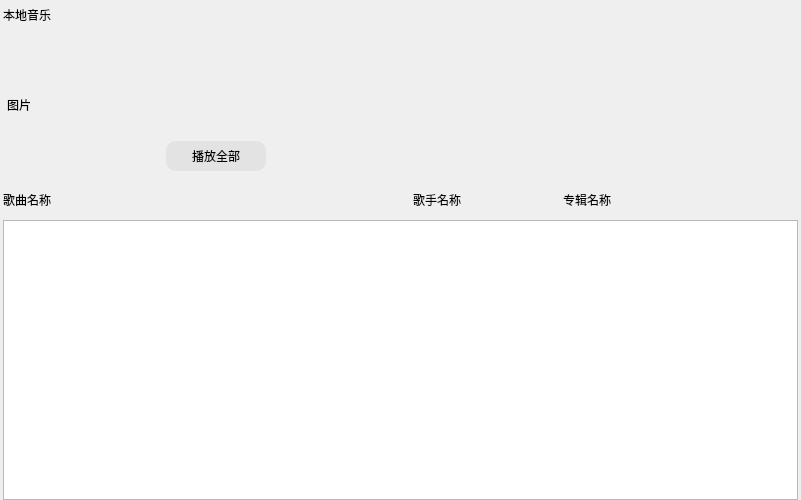
<?xml version="1.0" encoding="UTF-8"?>
<ui version="4.0">
 <class>CommonPage</class>
 <widget class="QWidget" name="CommonPage">
  <property name="geometry">
   <rect>
    <x>0</x>
    <y>0</y>
    <width>801</width>
    <height>500</height>
   </rect>
  </property>
  <property name="windowTitle">
   <string>Form</string>
  </property>
  <layout class="QVBoxLayout" name="verticalLayout">
   <property name="spacing">
    <number>0</number>
   </property>
   <property name="leftMargin">
    <number>3</number>
   </property>
   <property name="topMargin">
    <number>0</number>
   </property>
   <property name="rightMargin">
    <number>3</number>
   </property>
   <property name="bottomMargin">
    <number>0</number>
   </property>
   <item>
    <widget class="QLabel" name="PageTittle">
     <property name="minimumSize">
      <size>
       <width>0</width>
       <height>30</height>
      </size>
     </property>
     <property name="maximumSize">
      <size>
       <width>16777215</width>
       <height>30</height>
      </size>
     </property>
     <property name="text">
      <string>本地音乐</string>
     </property>
    </widget>
   </item>
   <item>
    <widget class="QWidget" name="musicPlayBox" native="true">
     <property name="minimumSize">
      <size>
       <width>0</width>
       <height>150</height>
      </size>
     </property>
     <property name="maximumSize">
      <size>
       <width>16777215</width>
       <height>150</height>
      </size>
     </property>
     <property name="styleSheet">
      <string notr="true"/>
     </property>
     <layout class="QHBoxLayout" name="horizontalLayout">
      <property name="spacing">
       <number>0</number>
      </property>
      <property name="leftMargin">
       <number>4</number>
      </property>
      <property name="topMargin">
       <number>0</number>
      </property>
      <property name="rightMargin">
       <number>0</number>
      </property>
      <property name="bottomMargin">
       <number>0</number>
      </property>
      <item>
       <widget class="QLabel" name="musicImageLabel">
        <property name="minimumSize">
         <size>
          <width>150</width>
          <height>0</height>
         </size>
        </property>
        <property name="maximumSize">
         <size>
          <width>150</width>
          <height>16777215</height>
         </size>
        </property>
        <property name="styleSheet">
         <string notr="true"/>
        </property>
        <property name="text">
         <string>图片</string>
        </property>
       </widget>
      </item>
      <item>
       <widget class="QWidget" name="playAll" native="true">
        <property name="minimumSize">
         <size>
          <width>120</width>
          <height>0</height>
         </size>
        </property>
        <property name="maximumSize">
         <size>
          <width>120</width>
          <height>16777215</height>
         </size>
        </property>
        <property name="styleSheet">
         <string notr="true"/>
        </property>
        <layout class="QVBoxLayout" name="verticalLayout_2">
         <item>
          <spacer name="verticalSpacer">
           <property name="orientation">
            <enum>Qt::Vertical</enum>
           </property>
           <property name="sizeHint" stdset="0">
            <size>
             <width>20</width>
             <height>93</height>
            </size>
           </property>
          </spacer>
         </item>
         <item>
          <widget class="QPushButton" name="playAllBtn">
           <property name="minimumSize">
            <size>
             <width>100</width>
             <height>30</height>
            </size>
           </property>
           <property name="maximumSize">
            <size>
             <width>100</width>
             <height>30</height>
            </size>
           </property>
           <property name="styleSheet">
            <string notr="true">#playAllBtn
{
	background-color:#E3E3E3;
	border-radius:10px;
}

#playAllBtn:hover
{
	background-color:#1ECD97;
}</string>
           </property>
           <property name="text">
            <string>播放全部</string>
           </property>
          </widget>
         </item>
        </layout>
       </widget>
      </item>
      <item>
       <spacer name="horizontalSpacer">
        <property name="orientation">
         <enum>Qt::Horizontal</enum>
        </property>
        <property name="sizeHint" stdset="0">
         <size>
          <width>521</width>
          <height>20</height>
         </size>
        </property>
       </spacer>
      </item>
     </layout>
    </widget>
   </item>
   <item>
    <widget class="QWidget" name="listLabelBox" native="true">
     <property name="minimumSize">
      <size>
       <width>0</width>
       <height>40</height>
      </size>
     </property>
     <property name="maximumSize">
      <size>
       <width>16777215</width>
       <height>40</height>
      </size>
     </property>
     <property name="styleSheet">
      <string notr="true"/>
     </property>
     <layout class="QHBoxLayout" name="horizontalLayout_2">
      <property name="spacing">
       <number>0</number>
      </property>
      <property name="leftMargin">
       <number>0</number>
      </property>
      <property name="topMargin">
       <number>0</number>
      </property>
      <property name="rightMargin">
       <number>0</number>
      </property>
      <property name="bottomMargin">
       <number>0</number>
      </property>
      <item>
       <widget class="QLabel" name="musicNameLabel">
        <property name="minimumSize">
         <size>
          <width>410</width>
          <height>0</height>
         </size>
        </property>
        <property name="maximumSize">
         <size>
          <width>410</width>
          <height>16777215</height>
         </size>
        </property>
        <property name="text">
         <string>歌曲名称</string>
        </property>
       </widget>
      </item>
      <item>
       <widget class="QLabel" name="musicSingerLabel">
        <property name="minimumSize">
         <size>
          <width>150</width>
          <height>0</height>
         </size>
        </property>
        <property name="maximumSize">
         <size>
          <width>150</width>
          <height>16777215</height>
         </size>
        </property>
        <property name="text">
         <string>歌手名称</string>
        </property>
       </widget>
      </item>
      <item>
       <widget class="QLabel" name="musicAlbumLabel">
        <property name="minimumSize">
         <size>
          <width>235</width>
          <height>0</height>
         </size>
        </property>
        <property name="maximumSize">
         <size>
          <width>235</width>
          <height>16777215</height>
         </size>
        </property>
        <property name="text">
         <string>专辑名称</string>
        </property>
       </widget>
      </item>
     </layout>
    </widget>
   </item>
   <item>
    <widget class="QListWidget" name="pageMusicList">
     <property name="styleSheet">
      <string notr="true">#pageMusicList::item:selected 
{
	background-color:#EFEFEF;
/*::item表⽰⼦控件，即ListItemBox ：selected: 
表⽰选中*/
}

QScrollBar:vertical
{
 	border:none; 
	width:10px; 
	background-color:#FFFFFF;
 	margin:0px 0px 0px 0px; 
}

QScrollBar::handle:vertical
{
 	width:10px;
 	background-color:#E3E3E3;
 	border-radius:5px; 
 	min-height:20px;
}</string>
     </property>
    </widget>
   </item>
  </layout>
 </widget>
 <resources/>
 <connections/>
</ui>
